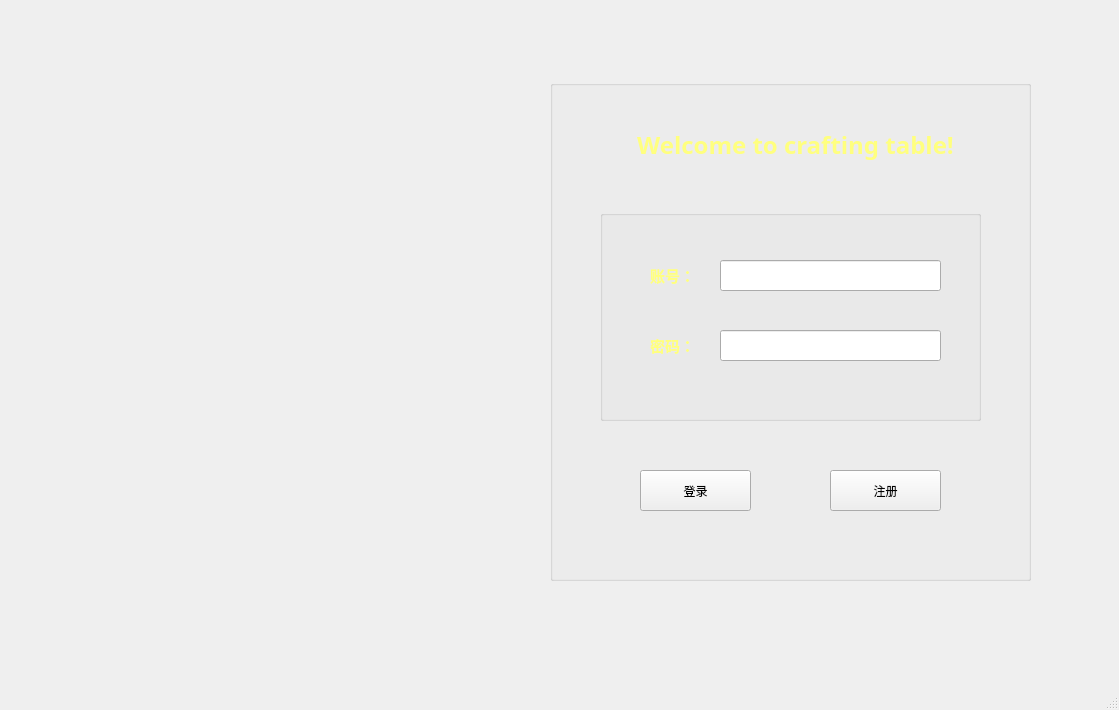
<?xml version="1.0" encoding="UTF-8"?>
<ui version="4.0">
 <class>MainWindow</class>
 <widget class="QMainWindow" name="MainWindow">
  <property name="geometry">
   <rect>
    <x>0</x>
    <y>0</y>
    <width>1119</width>
    <height>710</height>
   </rect>
  </property>
  <property name="windowTitle">
   <string>MainWindow</string>
  </property>
  <property name="styleSheet">
   <string notr="true">#MainWindow{border-image: url(:/image/image/b3.png)}</string>
  </property>
  <widget class="QWidget" name="centralwidget">
   <widget class="QGroupBox" name="groupBox">
    <property name="geometry">
     <rect>
      <x>550</x>
      <y>80</y>
      <width>481</width>
      <height>501</height>
     </rect>
    </property>
    <property name="title">
     <string/>
    </property>
    <widget class="QLabel" name="label">
     <property name="geometry">
      <rect>
       <x>40</x>
       <y>30</y>
       <width>411</width>
       <height>71</height>
      </rect>
     </property>
     <property name="font">
      <font>
       <family>仿宋</family>
       <pointsize>20</pointsize>
       <weight>75</weight>
       <bold>true</bold>
      </font>
     </property>
     <property name="text">
      <string>&lt;html&gt;&lt;head/&gt;&lt;body&gt;&lt;p align=&quot;center&quot;&gt;&lt;span style=&quot; font-size:18pt; color:#ffff7f;&quot;&gt;Welcome to crafting table!&lt;/span&gt;&lt;/p&gt;&lt;/body&gt;&lt;/html&gt;</string>
     </property>
     <property name="alignment">
      <set>Qt::AlignCenter</set>
     </property>
     <property name="indent">
      <number>-7</number>
     </property>
    </widget>
    <widget class="QPushButton" name="pushButton">
     <property name="geometry">
      <rect>
       <x>90</x>
       <y>390</y>
       <width>111</width>
       <height>41</height>
      </rect>
     </property>
     <property name="text">
      <string>登录</string>
     </property>
    </widget>
    <widget class="QPushButton" name="pushButton_2">
     <property name="geometry">
      <rect>
       <x>280</x>
       <y>390</y>
       <width>111</width>
       <height>41</height>
      </rect>
     </property>
     <property name="text">
      <string>注册</string>
     </property>
    </widget>
    <widget class="QGroupBox" name="groupBox_2">
     <property name="geometry">
      <rect>
       <x>50</x>
       <y>130</y>
       <width>381</width>
       <height>211</height>
      </rect>
     </property>
     <property name="title">
      <string/>
     </property>
     <widget class="QLineEdit" name="lineEdit">
      <property name="geometry">
       <rect>
        <x>120</x>
        <y>50</y>
        <width>221</width>
        <height>31</height>
       </rect>
      </property>
     </widget>
     <widget class="QLineEdit" name="lineEdit_2">
      <property name="geometry">
       <rect>
        <x>120</x>
        <y>120</y>
        <width>221</width>
        <height>31</height>
       </rect>
      </property>
      <property name="echoMode">
       <enum>QLineEdit::Password</enum>
      </property>
     </widget>
     <widget class="QLabel" name="label_2">
      <property name="geometry">
       <rect>
        <x>50</x>
        <y>50</y>
        <width>67</width>
        <height>31</height>
       </rect>
      </property>
      <property name="text">
       <string>&lt;html&gt;&lt;head/&gt;&lt;body&gt;&lt;p&gt;&lt;span style=&quot; font-size:11pt; font-weight:600; color:#ffff7f;&quot;&gt;账号： &lt;/span&gt;&lt;/p&gt;&lt;/body&gt;&lt;/html&gt;</string>
      </property>
     </widget>
     <widget class="QLabel" name="label_3">
      <property name="geometry">
       <rect>
        <x>50</x>
        <y>120</y>
        <width>67</width>
        <height>31</height>
       </rect>
      </property>
      <property name="text">
       <string>&lt;html&gt;&lt;head/&gt;&lt;body&gt;&lt;p&gt;&lt;span style=&quot; font-size:11pt; font-weight:600; color:#ffff7f;&quot;&gt;密码： &lt;/span&gt;&lt;/p&gt;&lt;/body&gt;&lt;/html&gt;</string>
      </property>
     </widget>
    </widget>
   </widget>
  </widget>
  <widget class="QMenuBar" name="menubar">
   <property name="geometry">
    <rect>
     <x>0</x>
     <y>0</y>
     <width>1119</width>
     <height>26</height>
    </rect>
   </property>
  </widget>
  <widget class="QStatusBar" name="statusbar"/>
 </widget>
 <resources>
  <include location="resource.qrc"/>
 </resources>
 <connections>
  <connection>
   <sender>pushButton</sender>
   <signal>clicked()</signal>
   <receiver>MainWindow</receiver>
   <slot>signIn()</slot>
   <hints>
    <hint type="sourcelabel">
     <x>704</x>
     <y>512</y>
    </hint>
    <hint type="destinationlabel">
     <x>483</x>
     <y>530</y>
    </hint>
   </hints>
  </connection>
  <connection>
   <sender>pushButton_2</sender>
   <signal>clicked()</signal>
   <receiver>MainWindow</receiver>
   <slot>signUp()</slot>
   <hints>
    <hint type="sourcelabel">
     <x>896</x>
     <y>507</y>
    </hint>
    <hint type="destinationlabel">
     <x>480</x>
     <y>573</y>
    </hint>
   </hints>
  </connection>
 </connections>
 <slots>
  <slot>signIn()</slot>
  <slot>signUp()</slot>
 </slots>
</ui>
